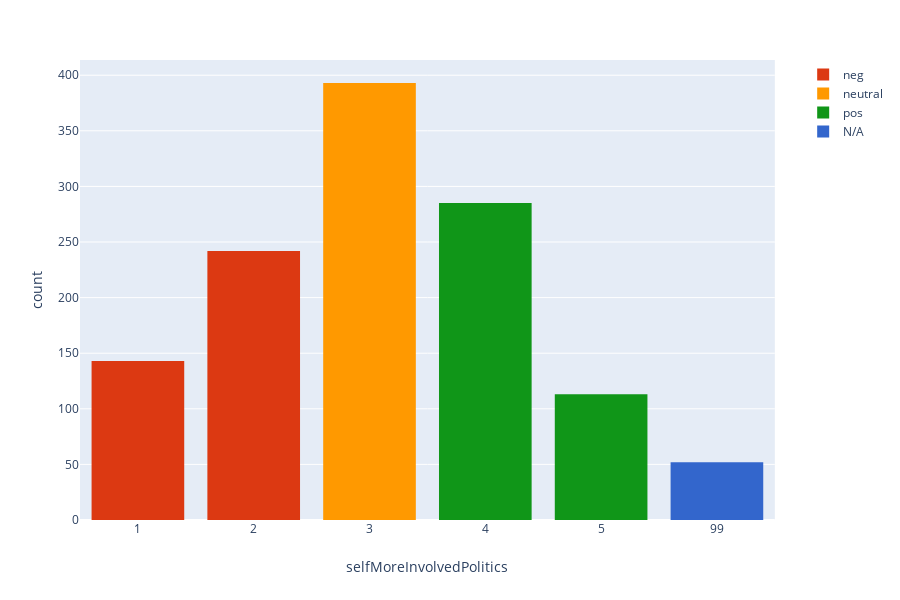

Here is the notebook cell this chart was saved with:
### Code cell
#Respondents were asked to indicate how much they agree/disagree with
#statements that some people use to describe themselves, in this case:
#
#"I think that I am better informed about politics and government than most people."
#
#This data skews right (positive), with a slight bend towards the middle (neutral)


ShowHistogram (data,'selfMoreInvolvedPolitics')

### Figure 1 — Plotly figure (JSON) as saved in the notebook; plotly's stock layout.template omitted (floating-point values rounded to 4 significant figures; data arrays with more than 128 entries replaced by an {"elided": "..."} marker saying what was removed)
{"data": [{"alignmentgroup": "True", "bingroup": "x", "histnorm": "density", "hoverlabel": {"namelength": 0}, "hovertemplate": "selfMoreInvolvedPolitics_Groups=neg<br>selfMoreInvolvedPolitics=%{x}<br>count=%{y}", "legendgroup": "selfMoreInvolvedPolitics_Groups=neg", "marker": {"color": "#DC3912"}, "name": "neg", "offsetgroup": "selfMoreInvolvedPolitics_Groups=neg", "orientation": "v", "showlegend": true, "type": "histogram", "x": {"elided": "385 int values"}, "xaxis": "x", "yaxis": "y"}, {"alignmentgroup": "True", "bingroup": "x", "histnorm": "density", "hoverlabel": {"namelength": 0}, "hovertemplate": "selfMoreInvolvedPolitics_Groups=neutral<br>selfMoreInvolvedPolitics=%{x}<br>count=%{y}", "legendgroup": "selfMoreInvolvedPolitics_Groups=neutral", "marker": {"color": "#FF9900"}, "name": "neutral", "offsetgroup": "selfMoreInvolvedPolitics_Groups=neutral", "orientation": "v", "showlegend": true, "type": "histogram", "x": {"elided": "393 int values"}, "xaxis": "x", "yaxis": "y"}, {"alignmentgroup": "True", "bingroup": "x", "histnorm": "density", "hoverlabel": {"namelength": 0}, "hovertemplate": "selfMoreInvolvedPolitics_Groups=pos<br>selfMoreInvolvedPolitics=%{x}<br>count=%{y}", "legendgroup": "selfMoreInvolvedPolitics_Groups=pos", "marker": {"color": "#109618"}, "name": "pos", "offsetgroup": "selfMoreInvolvedPolitics_Groups=pos", "orientation": "v", "showlegend": true, "type": "histogram", "x": {"elided": "398 int values"}, "xaxis": "x", "yaxis": "y"}, {"alignmentgroup": "True", "bingroup": "x", "histnorm": "density", "hoverlabel": {"namelength": 0}, "hovertemplate": "selfMoreInvolvedPolitics_Groups=N/A<br>selfMoreInvolvedPolitics=%{x}<br>count=%{y}", "legendgroup": "selfMoreInvolvedPolitics_Groups=N/A", "marker": {"color": "#3366CC"}, "name": "N/A", "offsetgroup": "selfMoreInvolvedPolitics_Groups=N/A", "orientation": "v", "showlegend": true, "type": "histogram", "x": [99, 99, 99, 99, 99, 99, 99, 99, 99, 99, 99, 99, 99, 99, 99, 99, 99, 99, 99, 99, 99, 99, 99, 99, 99, 99, 99, 99, 99, 99, 99, 99, 99, 99, 99, 99, 99, 99, 99, 99, 99, 99, 99, 99, 99, 99, 99, 99, 99, 99, 99, 99], "xaxis": "x", "yaxis": "y"}], "layout": {"barmode": "relative", "height": 600, "legend": {"tracegroupgap": 0}, "margin": {"t": 60}, "xaxis": {"anchor": "y", "categoryorder": "category ascending", "domain": [0, 0.98], "title": {"text": "selfMoreInvolvedPolitics"}, "type": "category"}, "yaxis": {"anchor": "x", "domain": [0, 1], "title": {"text": "count"}}}}
